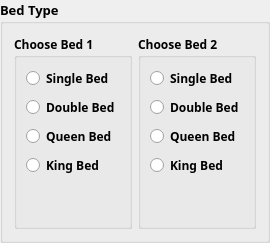
                                <widget class="QGroupBox" name="groupBox_8">
                                 <property name="font">
                                  <font>
                                   <family>Century Gothic</family>
                                   <pointsize>10</pointsize>
                                   <weight>75</weight>
                                   <bold>true</bold>
                                  </font>
                                 </property>
                                 <property name="title">
                                  <string>Bed Type </string>
                                 </property>
                                 <layout class="QHBoxLayout" name="horizontalLayout_15">
                                  <item>
                                   <widget class="QGroupBox" name="UDrdobed1">
                                    <property name="font">
                                     <font>
                                      <family>Century Gothic</family>
                                      <pointsize>9</pointsize>
                                     </font>
                                    </property>
                                    <property name="title">
                                     <string>Choose Bed 1 </string>
                                    </property>
                                    <layout class="QVBoxLayout" name="verticalLayout_23">
                                     <item>
                                      <widget class="QRadioButton" name="SingleBed1">
                                       <property name="font">
                                        <font>
                                         <family>Century Gothic</family>
                                         <pointsize>9</pointsize>
                                        </font>
                                       </property>
                                       <property name="text">
                                        <string>Single Bed</string>
                                       </property>
                                       <attribute name="buttonGroup">
                                        <string notr="true">B1ButtonGroup</string>
                                       </attribute>
                                      </widget>
                                     </item>
                                     <item>
                                      <widget class="QRadioButton" name="DoubleBed1">
                                       <property name="font">
                                        <font>
                                         <family>Century Gothic</family>
                                         <pointsize>9</pointsize>
                                        </font>
                                       </property>
                                       <property name="text">
                                        <string>Double Bed</string>
                                       </property>
                                       <attribute name="buttonGroup">
                                        <string notr="true">B1ButtonGroup</string>
                                       </attribute>
                                      </widget>
                                     </item>
                                     <item>
                                      <widget class="QRadioButton" name="QueenBed1">
                                       <property name="font">
                                        <font>
                                         <family>Century Gothic</family>
                                         <pointsize>9</pointsize>
                                        </font>
                                       </property>
                                       <property name="text">
                                        <string>Queen Bed</string>
                                       </property>
                                       <attribute name="buttonGroup">
                                        <string notr="true">B1ButtonGroup</string>
                                       </attribute>
                                      </widget>
                                     </item>
                                     <item>
                                      <widget class="QRadioButton" name="KingBed1">
                                       <property name="font">
                                        <font>
                                         <family>Century Gothic</family>
                                         <pointsize>9</pointsize>
                                        </font>
                                       </property>
                                       <property name="text">
                                        <string>King Bed</string>
                                       </property>
                                       <attribute name="buttonGroup">
                                        <string notr="true">B1ButtonGroup</string>
                                       </attribute>
                                      </widget>
                                     </item>
                                     <item>
                                      <spacer name="verticalSpacer_14">
                                       <property name="orientation">
                                        <enum>Qt::Vertical</enum>
                                       </property>
                                       <property name="sizeHint" stdset="0">
                                        <size>
                                         <width>20</width>
                                         <height>40</height>
                                        </size>
                                       </property>
                                      </spacer>
                                     </item>
                                    </layout>
                                   </widget>
                                  </item>
                                  <item>
                                   <widget class="QGroupBox" name="UDrdobed2">
                                    <property name="font">
                                     <font>
                                      <family>Century Gothic</family>
                                      <pointsize>9</pointsize>
                                     </font>
                                    </property>
                                    <property name="title">
                                     <string>Choose Bed 2 </string>
                                    </property>
                                    <layout class="QVBoxLayout" name="verticalLayout_24">
                                     <item>
                                      <widget class="QRadioButton" name="SingleBed2">
                                       <property name="font">
                                        <font>
                                         <family>Century Gothic</family>
                                         <pointsize>9</pointsize>
                                        </font>
                                       </property>
                                       <property name="text">
                                        <string>Single Bed</string>
                                       </property>
                                       <attribute name="buttonGroup">
                                        <string notr="true">B2ButtonGroup</string>
                                       </attribute>
                                      </widget>
                                     </item>
                                     <item>
                                      <widget class="QRadioButton" name="DoubleBed2">
                                       <property name="font">
                                        <font>
                                         <family>Century Gothic</family>
                                         <pointsize>9</pointsize>
                                        </font>
                                       </property>
                                       <property name="text">
                                        <string>Double Bed</string>
                                       </property>
                                       <attribute name="buttonGroup">
                                        <string notr="true">B2ButtonGroup</string>
                                       </attribute>
                                      </widget>
                                     </item>
                                     <item>
                                      <widget class="QRadioButton" name="QueenBed2">
                                       <property name="font">
                                        <font>
                                         <family>Century Gothic</family>
                                         <pointsize>9</pointsize>
                                        </font>
                                       </property>
                                       <property name="text">
                                        <string>Queen Bed</string>
                                       </property>
                                       <attribute name="buttonGroup">
                                        <string notr="true">B2ButtonGroup</string>
                                       </attribute>
                                      </widget>
                                     </item>
                                     <item>
                                      <widget class="QRadioButton" name="KingBed2">
                                       <property name="font">
                                        <font>
                                         <family>Century Gothic</family>
                                         <pointsize>9</pointsize>
                                        </font>
                                       </property>
                                       <property name="text">
                                        <string>King Bed</string>
                                       </property>
                                       <attribute name="buttonGroup">
                                        <string notr="true">B2ButtonGroup</string>
                                       </attribute>
                                      </widget>
                                     </item>
                                     <item>
                                      <spacer name="verticalSpacer_18">
                                       <property name="orientation">
                                        <enum>Qt::Vertical</enum>
                                       </property>
                                       <property name="sizeHint" stdset="0">
                                        <size>
                                         <width>20</width>
                                         <height>40</height>
                                        </size>
                                       </property>
                                      </spacer>
                                     </item>
                                    </layout>
                                   </widget>
                                  </item>
                                 </layout>
                                </widget>
